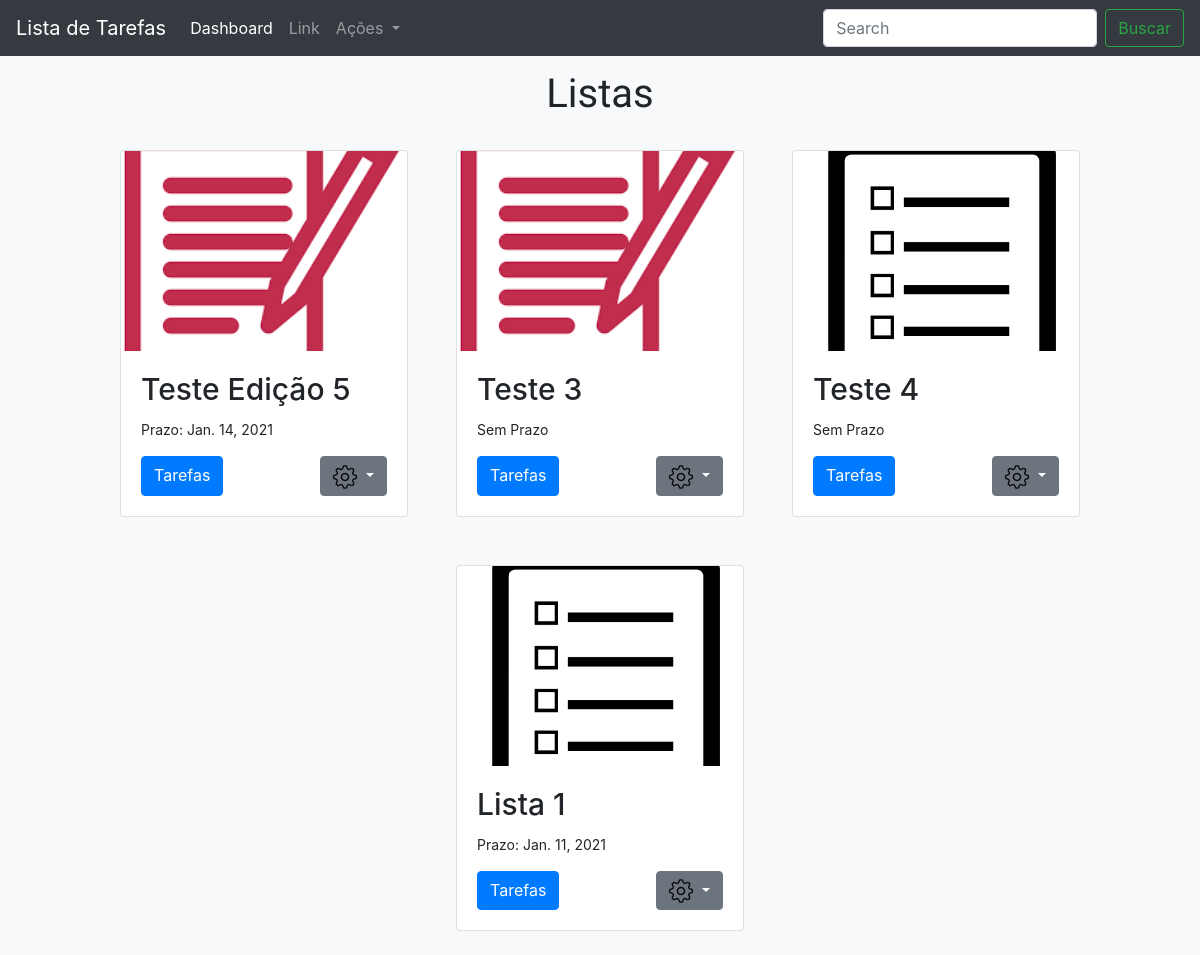
The page /dashboard (signed in) on the database its author committed.
### listas/models.py (models this page shows, shortened)
class Lista(models.Model):
    usuario = models.ForeignKey(User, on_delete=models.CASCADE)
    nome = models.CharField(max_length=100)
    desc = models.TextField(blank=True, null=True)
    prazo = models.DateField(blank=True, null=True)
    data_criacao = models.DateField(auto_now_add=True)
    imagem = models.ImageField(upload_to='imagens/%d/%m/%Y', blank=True, null=True)

### usuarios/views.py (the view)
# urls.py: path('dashboard', views.dashboard, name='dashboard'),
def dashboard(request):
    if request.user.is_authenticated:
        usuario_id = request.user.id
        listas = Lista.objects.order_by('-data_criacao').filter(usuario=usuario_id)
        dados = {'listas': listas}
        return render(request, 'dashboard.html', dados)
    else:
        return redirect('login')

### templates/dashboard.html (shortened to what this page needs)
{% load static %}
<!DOCTYPE html>
<html lang="en">
<head>
    <link rel="stylesheet" href="https://stackpath.bootstrapcdn.com/bootstrap/4.5.2/css/bootstrap.min.css"
>
    <link rel="stylesheet" href="{% static 'css/style.css' %}">
</head>
<body>
    {% include './partials/_navbar.html' %}
    <main class="container-fluid bg-light">
        <div class="area-titulo">
            <h1 class="titulo fonte-titulo">Listas</h1>
        </div>
        <section class="container-sm container-md container-lg container-xl bg-light" id="cards">
            <div class="row justify-content-center">
                {% for lista in listas %}
                <article class="card card-largura p-0 m-4 col-12 col-md-4 col-lg-4 col-xl-4">
                    {% if lista.imagem == '' %}
                    <img src="{% static 'img/list_image.png' %}" class="card-img-top card-posicao-imagem"
                        alt="...">
                    {% else %}
                    <img src="{{ lista.imagem.url }}" class="card-img-top card-posicao-imagem"
                        alt="...">
                    {% endif %}
                    <div class="card-body">
                        <h5 class="card-title text-capitalize titulo_card text-truncate">{{ lista.nome }}</h5>
                        {% if lista.prazo != None %}
                        <p class="prazo-lista">Prazo: {{ lista.prazo }}</p>
                        {% else %}
                        <p class="prazo-lista">Sem Prazo</p>
                        {% endif %}
                        <div class="d-flex justify-content-between">
                            <a href="{% url 'lista' lista.id %}" class="btn btn-primary">Tarefas</a>
                            <div class="dropdown">
                                <a class="btn btn-secondary dropdown-toggle" href="#" role="button"
                                    id="dropdownMenuLink" data-toggle="dropdown" aria-haspopup="true"
                                    aria-expanded="false">
                                    <img src="{% static 'img/settings-tool.png' %}">
                                </a>
                            </div>
                        </div>
                    </div>
                </article>
                {% endfor %}
            </div>
        </section>
    </main>
</body>
</html>

### static/css/style.css (style rules this page uses)
.titulo { text-align: center; padding-top: 30px; }
.fonte-titulo { font-family: 'Candal', sans-serif; }
.card-largura { max-width: 18rem; }
.card-posicao-imagem { object-fit: cover; height: 200px; }
.prazo-lista { font-size: 14px; }
.titulo_card { font-size: 30px; }

### rows shown on the page
Lista: imagem (picture), nome "Teste Edição 5", prazo "Jan. 14, 2021"
Lista: imagem (picture), nome "Teste 3", shows "Sem Prazo"
Lista: nome "Teste 4", shows "Sem Prazo"
Lista: nome "Lista 1", prazo "Jan. 11, 2021"
